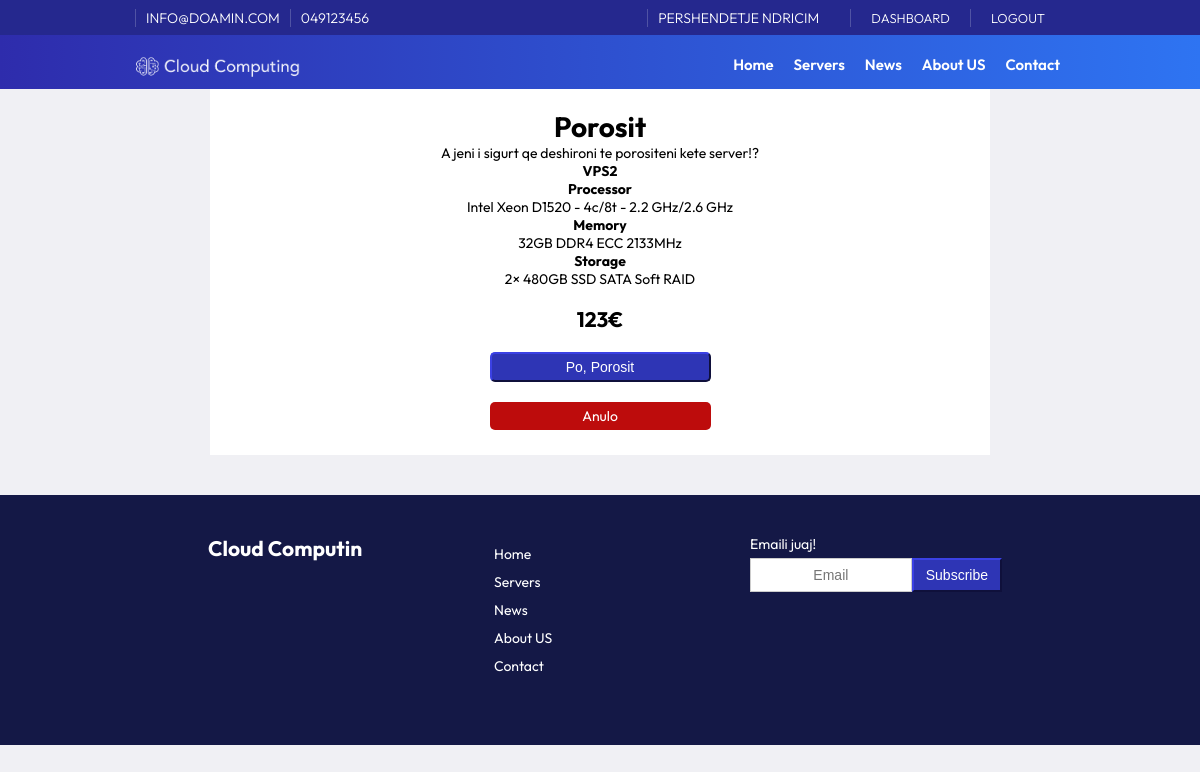
The page /porosit.php?id=1 (signed in) on the database its author committed.
### tables this page shows
CREATE TABLE `configs` (
  `id` int(11) NOT NULL,
  `emri` varchar(255) NOT NULL,
  `vlera` text NOT NULL
);

CREATE TABLE `users` (
  `id` int(11) NOT NULL,
  `emri` varchar(255) NOT NULL,
  `mbiemri` varchar(255) NOT NULL,
  `username` varchar(255) NOT NULL,
  `password` varchar(255) NOT NULL,
  `email` varchar(255) NOT NULL,
  `role` varchar(50) NOT NULL,
  `kycja` text NOT NULL
);

CREATE TABLE `menu` (
  `id` int(11) NOT NULL,
  `Emri` varchar(255) NOT NULL,
  `vlera` varchar(255) NOT NULL,
  `renditja` int(11) NOT NULL,
  `autori` varchar(255) NOT NULL,
  `Data` datetime NOT NULL DEFAULT current_timestamp() ON UPDATE current_timestamp()
);

CREATE TABLE `servers` (
  `id` int(11) NOT NULL,
  `Titulli` varchar(255) NOT NULL,
  `Pershkrimi` text DEFAULT NULL,
  `Data` date NOT NULL,
  `Cmimi` varchar(255) DEFAULT NULL,
  `foto` varchar(255) NOT NULL,
  `autori` varchar(255) NOT NULL
);

### assets/config/config.php (called while the page is built, shortened)
<?php
class Database {
    private $host = "localhost";
    private $username = "root";
    private $password = "";
    private $database = "CloudComputing";
    public function __construct() {
        $this->conn = new mysqli($this->host, $this->username, $this->password, $this->database);
    }
}
?>

### assets/config/functions.php (called while the page is built, shortened)
<?php
include_once 'config.php';
class SiteConfigs {
    private $db;
    public function __construct($db) {
        $this->db = $db;
    }
    public function readConfig($emri) {
        $defaultValue = 'Not Available';
        $query = "SELECT vlera FROM configs WHERE emri = '$emri' LIMIT 1";
        $result = $this->db->conn->query($query);
        if ($result->num_rows > 0) {
            $configs = $result->fetch_assoc();
            return $configs['vlera'];
        }
        return $defaultValue;
    }
}
?>

### assets/config/user.php (called while the page is built, shortened)
<?php
class User {
    private $db;
    public function __construct($db) {
        $this->db = $db;
    }
    public function checkUserRole($id) {
        $query = "SELECT role FROM users WHERE id = $id";
        $result = $this->db->conn->query($query);
        if ($result->num_rows > 0) {
            $user = $result->fetch_assoc();
            return $user['role'];
        }
        return false;
    }
        public function readEmri($emri, $id) {
            $query = "SELECT $emri FROM users WHERE id = $id";
            $result = $this->db->conn->query($query);
            if ($result->num_rows > 0) {
                $user = $result->fetch_assoc();
                return $user[$emri];
            }
            return false;
        }
}
?>

### assets/config/menu.php (called while the page is built, shortened)
<?php
class Menu {
    private $db;
    public function __construct($db) {
        $this->db = $db;
    }
    public function readAllMenu() {
        $query = "SELECT * FROM menu ORDER BY renditja ASC";
        $result = $this->db->conn->query($query);
        return $result->fetch_all(MYSQLI_ASSOC);
    }
}
?>

### assets/config/servers.php (called while the page is built, shortened)
<?php
class Servers {
    private $db;
    public function __construct($db) {
        $this->db = $db;
    }
    public function readServer($id) {
        $query = "SELECT * FROM servers WHERE id = $id";
        $result = $this->db->conn->query($query);
        return $result->fetch_assoc();
    }
}
?>

### porosit.php (the view, shortened to what this page needs)
<?php
include_once 'assets/config/config.php';
include_once 'assets/config/functions.php';
include_once 'assets/config/servers.php';
include_once 'assets/config/menu.php';
include_once 'assets/config/user.php';
$db = new Database();
$configs = new SiteConfigs($db);
$servers = new Servers($db);
?>
<!DOCTYPE html>
<html lang="en">
<head>
    <link rel="stylesheet" href="assets/css/style.css">
    <link rel="stylesheet" href="https://cdnjs.cloudflare.com/ajax/libs/font-awesome/4.7.0/css/font-awesome.min.css">
</head>
<body>
    <div class="container front-page">
        <?php include "header.php" ?>
        <?php
            if (isset($_GET['id'])) {
                $id = $_GET['id'];
                $oneServer = $servers->readServer($id);
            } else {
                header('Location: news_page.php');
                exit();
            }
        ?>
        <div class="articels width65">
            <div class="width65 center-text">
                <h1>Porosit</h1>
                <p>A jeni i sigurt qe deshironi te porositeni kete server!?</p>
                <strong><?php echo $oneServer['Titulli'];?></strong><br>
                <p><?php echo $oneServer['Pershkrimi']; ?></p><br>
                <p><h2 class="num" style="display: inline-block;"><?php echo $oneServer['Cmimi']; ?></span><span>€</h2></p>
                <form method="post" action="">
                    <button class="btn btn-rreth btn-mir center-text" type="submit">Po, Porosit</button>
                </form>
                <p><a class="btn btn-rreth btn-keq center-text" href="servers.php">Anulo</a></p>
            </div>
        </div>
        <?php include "footer.php" ?>
    </div>
</body>
</html>

### header.php (shortened to what this page needs)
<?php
$db = new Database();
$menu = new Menu($db);
$allMenu = $menu->readAllMenu();
if (isset($_SESSION['user_id'])) {
$user = new User($db);
} else {
};
?>
   <header>
            <div class="topnav">
                <div class="container width80">
                    <div class="topnavl">
                        <div class="topbarw">
                            <p><?php echo $configs->readConfig('email');?></p><p><?php echo $configs->readConfig('telefoni');?></p>
                        </div>
                    </div>
                    <div class="topnavr">
                        <div class="topbarw">
                                <?php
                                    if (isset($_SESSION['user_id'])) {
                                        $user_id = $_SESSION['user_id'];
                                        $user_role = $user->checkUserRole($user_id);
                                        $emri = '<p>Pershendetje ' .$user->readEmri('emri', $user_id) .'<p>';
                                        $dashboard = '<p><a href="' . $configs->readConfig('url') . '/admin/dashboard.php">Dashboard</a></p>';
                                        $porosit = '<p><a href="' . $configs->readConfig('url') . '/user/index.php">Dashboard</a></p>';
                                        $logout = '<p><a href="' . $configs->readConfig('url') . '/logout.php">Logout</a></p>';
                                        if ($user_role === 'admin') {
                                            echo $emri ;
                                            echo $dashboard;
                                            echo $logout;
                                        } elseif ($user_role === 'user') {
                                            echo $emri;
                                            echo $porosit;
                                            echo $logout;
                                        } else {
                                            echo '<p><a href="' . $configs->readConfig('url') . '/login.php">Login</a></p>';
                                            echo '<p><a href="' . $configs->readConfig('url') . '/login.php">Register</a></p>';
                                        }
                                    }else {
                                        echo '<p><a href="' . $configs->readConfig('url') . '/login.php">Login</a></p>';
                                        echo '<p><a href="' . $configs->readConfig('url') . '/login.php">Register</a></p>';
                                    }
                                ?>
                        </div>
                    </div>
                </div>
            </div>
            <div class="width80">
                <div class="logo"><a href="<?php echo $configs->readConfig('url'); ?>"><img src="<?php echo $configs->readConfig('imgurl');?>/logow.png" /></a></div>
                <div class="nav" id="navid">
                    <ul>
                        <?php foreach ($allMenu as $menu): ?>
                            <li><a href="<?php echo $configs->readConfig('url'); echo $menu['vlera']; ?>"><?php echo $menu['Emri']; ?></a></li>
                        <?php endforeach; ?>
                    </ul>
                </div>
            </div>
        </header>

### footer.php (shortened to what this page needs)
<footer>
    <div class="footeri width80">
        <div class="footerleft">
            <h2><a href="<?php echo $configs->readConfig('url'); ?>">Cloud Computin</a></h2>
        </div>
        <div class="footercenter">
            <ul>
                <?php foreach ($allMenu as $menu): ?>
                    <li><a href="<?php echo $configs->readConfig('url'); echo $menu['vlera']; ?>"><?php echo $menu['Emri']; ?></a></li>
                <?php endforeach; ?>
            </ul>
        </div>
        <div class="footerright">
            <p>Emaili juaj!</p>
            <div class="subs">
                <input class="form-control btn flex" type="email" placeholder="Email">
                <button class="btn btn-mir flex1">Subscribe</button>
            </div>
        </div>
    </div>
</footer>

### assets/css/style.css (style rules this page uses)
*, *:before, *:after { margin: 0; padding: 0; box-sizing: border-box; --title-font: "Outfit", Helvetica, Arial, sans-serif; --body-font: "Outfit", Helvetica, Arial, sans-serif; }
body, html { font-size: 14px; width: 100%; height: 100%; background: #F0F0F4; }
ul li a, a, body, span, text { font-family: "Outfit", Helvetica, Arial, sans-serif; }
header ul > li { list-style: none; float: left; margin: 10px 10px auto; }
.container { margin: auto; width: 100%; }
.width80 { width: 80%; margin: auto; }
.width65 { width: 65%; margin: auto; }
header { background-image: linear-gradient(to right, #2E2CAC, #2E74F2); color: #fff; }
.topnav { margin: auto; height:35px; background-color: #25288e; padding: 5px 0 5px 0; }
.topnavl { float:left; }
.topnavr { float: right; }
.topbarw { font-size: 13px; display: flex; padding: 4px 15px; font-weight: 300; }
.topnav p { text-transform: uppercase; font-size: 14px; margin: auto; border-left: solid 1px rgba(255, 255, 255, .2); padding: 0 10px 0 10px; }
.topnavr a { text-decoration: none; color: #fff; font-size: 14px; padding: 0 10px 0 10px; }
.topnav span, .topnav a { text-transform: uppercase; font-size: 13px; margin: 5px auto; }
.logo { margin: 10px 0 0 0; }
.logo img { width: 200px; float: left; }
.nav { float: right; margin: 0 10px ; }
.nav li a { text-decoration: none; color: #fff; font-size:15px; font-weight: 600; }
.front-page { width: 100%; }
.articels { display: flex; flex-wrap: wrap; align-content: space-between; margin:auto; padding: 20px 50px 20px 50px; background-color: white; }
.articels a { list-style: none; text-decoration: none; }
.center-text { text-align: center; margin: auto; }
.form-control { display: block; width: 100%; height: 34px; padding: 6px 12px; font-size: 14px; border: 1px solid #ccc; }
.btn { font-size: 14px; font-weight: 400; text-align: center; border: 1px solid #000 transparent; padding: 6px 12px; margin: 5px auto 5px auto; box-shadow: none !important; display: block; }
.btn-rreth { display: block; width: 50%; padding: 5px; border-radius: 5px; margin-top: 20px; }
.btn-mir { color: #fff; text-decoration:none; background-color: #2e35b5; border-color: #25298f; }
.btn-keq { color: #fff; text-decoration:none; background-color: #bd0c0c; border-color: #790303; }
footer { height: auto; padding: 20px; background: #141846; margin: 40px 0 0 0; }
footer ul > li, footer a { list-style: none; margin: 10px 10px auto; text-decoration: none; color: #FFF; }
.footeri { display: flex; flex-wrap: wrap; justify-content: space-between; margin:auto; padding: 20px 50px 20px 50px; color: #fff; }
.footerleft, .footercenter, .footerright { width: 33%; flex-grow: 1; padding: 0 12px 0 12px; margin-bottom:30px; }
.subs { display: flex; flex-wrap: wrap; }
.flex { flex: 1; float: left; }
.flex1 { flex: 0; float: left; }

### rows shown on the page
configs: vlera "INFO@DOAMIN.COM"
configs: vlera "049123456"
users: emri "NDRICIM"
configs: vlera (picture)
menu: Emri "Home"
menu: Emri "Servers"
menu: Emri "News"
menu: Emri "About US"
menu: Emri "Contact"
servers: Titulli "VPS2", Pershkrimi "Processor Intel Xeon D1520 - 4c/8t - 2.2 GHz/2.6 GHz Memory 32GB DDR4 ECC 2133MHz Storage 2× 480GB SSD SATA Soft RAID", Cmimi "123"
